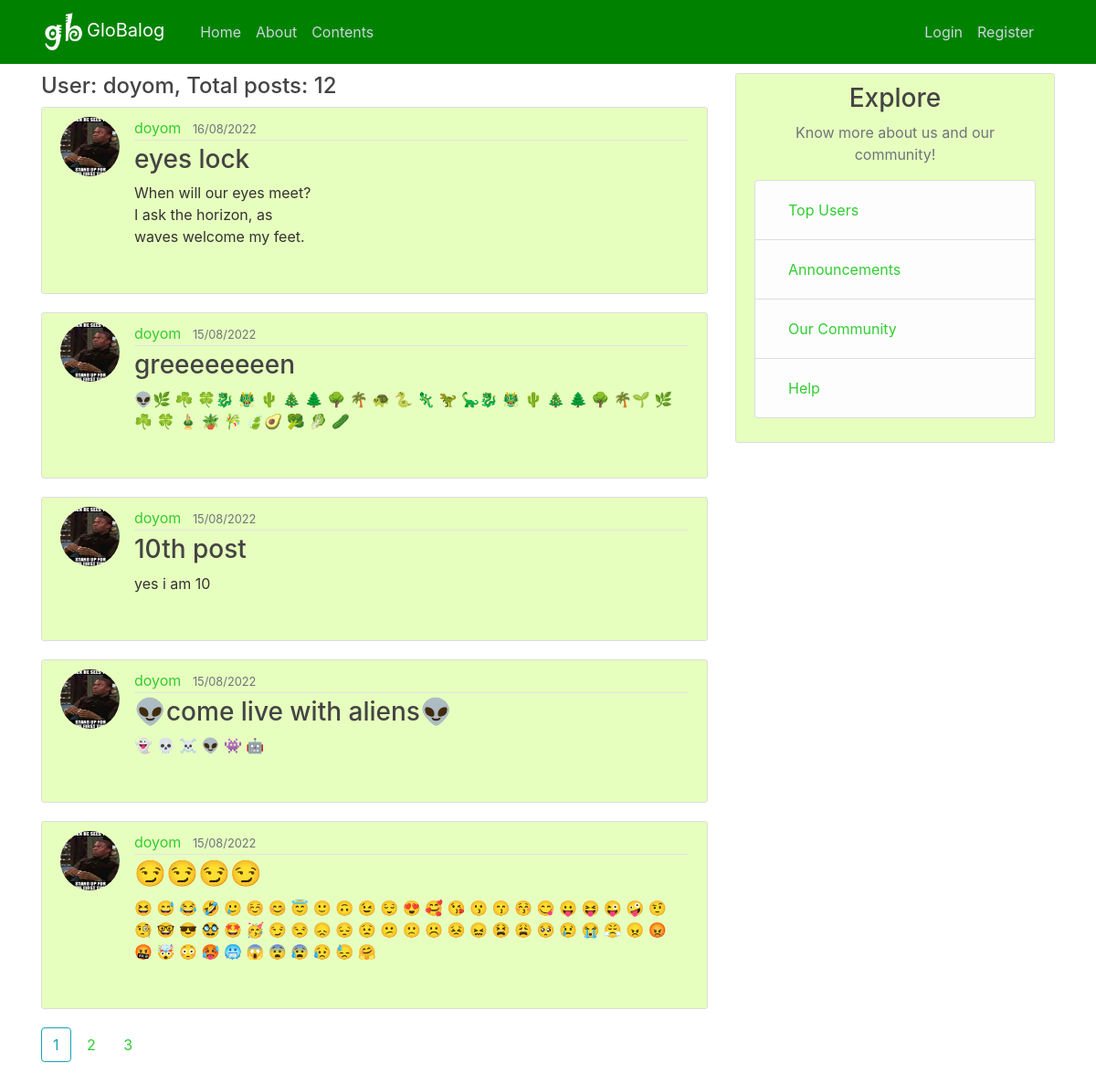
/user/doyom, run on the app's committed database.
### blog/model.py (models this page shows, shortened)
class User(db.Model,UserMixin):
    id=db.Column(db.Integer(),primary_key=True)
    username=db.Column(db.String(20),unique=True,nullable=False)
    email=db.Column(db.String(120),unique=True,nullable=False )
    password=db.Column(db.String(60),unique=True,nullable=False)
    confirmed = db.Column(db.Boolean, nullable=False, default=False)
    image_file = db.Column(db.String(20), nullable=False, default='default.jpg')
    posts = db.relationship('Post',backref='author',lazy=True)

class Post(db.Model):
    id=db.Column(db.Integer(),primary_key=True)
    title=db.Column(db.String(100),nullable=False)
    date=db.Column(db.DateTime,nullable=False,default=datetime.utcnow) #not function otherwise it will pass the current time when this code was written
    content=db.Column(db.Text,nullable=False)
    user_id=db.Column(db.Integer,db.ForeignKey('user.id'),nullable=False)

### blog/users/routes.py (the view)
@users.route('/user/<string:username>')
def user_post(username):
    user=User.query.filter_by(username=username).first_or_404()
    page=request.args.get('page',1,type=int)
    posts=Post.query.filter_by(author=user).order_by(Post.date.desc()).paginate(per_page=5,page=page)
    return render_template('users/user_post.html',posts=posts,user=user)

### blog/templates/users/user_post.html (shortened to what this page needs)
{%extends 'main/layout.html'%}
{%block content%}
	<h4>User: {{user.username}}, Total posts: {{posts.total}} </h4>
	{%for post in posts.items%}
		<article class="media content-section">
		<img class="rounded-circle article-img" src="{{ url_for('static', filename='profile_pics/' + post.author.image_file) }}">
		  <div class="media-body">
		    <div class="article-metadata">
		      <a class="mr-2" href="{{url_for('users.user_post',username=user.username)}}">{{ post.author.username }}</a>
		      <small class="text-muted">{{ post.date.strftime('%d/%m/%Y') }}</small>
		    </div>
		    <h3><a class="article-title" href="{{url_for('posts.specific_post',post_id=post.id)}}">{{ post.title }}</a></h3>
		    <p class="article-content">{{ "\n".join(post.content.splitlines()[:10])}}
		  	</p>
		  </div>
		</article>
	{%endfor%}
	{%for pageno in posts.iter_pages(left_edge=1,right_edge=1,left_current=1,right_current=2) %}
		{%if pageno%}
			{%if posts.page==pageno%}
				<a class="btn btn-outline-info mb-4" href="{{url_for('users.user_post',username=user.username,page=pageno)}}">{{pageno}}</a>
			{%else%}
				<a class="btn mb-4" href="{{url_for('users.user_post',username=user.username,page=pageno)}}">{{pageno}}</a>
			{%endif%}
		{%else%}
			..
		{%endif%}
	{%endfor%}
{%endblock content%}

### blog/static/main.css (style rules this page uses)
body { background:#FFFFFF ; color: #333333; margin-top: 5rem; }
h1, h2, h3, h4, h5, h6 { color: #444444; }
a { color: #32CD32; }
.content-section { background: #E7FFBE; padding: 10px 20px; border: 1px solid #dddddd; border-radius: 3px; margin-bottom: 20px; }
.article-title { color: #444444; }
.article-content { white-space: pre-line; }
.article-img { height: 65px; width: 65px; margin-right: 16px; }
.article-metadata { padding-bottom: 1px; margin-bottom: 4px; border-bottom: 1px solid #e3e3e3 }

### data on the page
User: username "doyom"
Post: image_file (picture), author.username "doyom", date "16/08/2022", title "eyes lock", content "When will our eyes meet? I ask the horizon, as waves welcome my feet."
Post: image_file (picture), author.username "doyom", date "15/08/2022", title "greeeeeeeen", content "👽🌿 ☘️ 🍀🐉 🐲 🌵 🎄 🌲 🌳 🌴 🐢 🐍 🦎 🦖 🦕🐉 🐲 🌵 🎄 🌲 🌳 🌴🌱 🌿 ☘️ 🍀 🎍 🪴 🎋 🍃🥑 🥦 🥬 🥒"
Post: image_file (picture), author.username "doyom", date "15/08/2022", title "10th post", content "yes i am 10"
Post: image_file (picture), author.username "doyom", date "15/08/2022", title "👽come live with aliens👽", content "👻 💀 ☠️ 👽 👾 🤖"
Post: image_file (picture), author.username "doyom", date "15/08/2022", title "😏😏😏😏", content "😆 😅 😂 🤣 🥲 ☺️ 😊 😇 🙂 🙃 😉 😌 😍 🥰 😘 😗 😙 😚 😋 😛 😝 😜 🤪 🤨 🧐 🤓 😎 🥸 🤩 🥳 😏 😒 😞 😔 😟 😕 🙁 ☹️ 😣 😖 😫 😩 🥺 😢 😭 😤 😠 😡 🤬 🤯 😳 🥵 🥶 😱 😨 😰 😥 😓 🤗"

### other printed values
{{ posts.total }} "12"
{{ pageno }} "1"
{{ pageno }} "2" "3"
